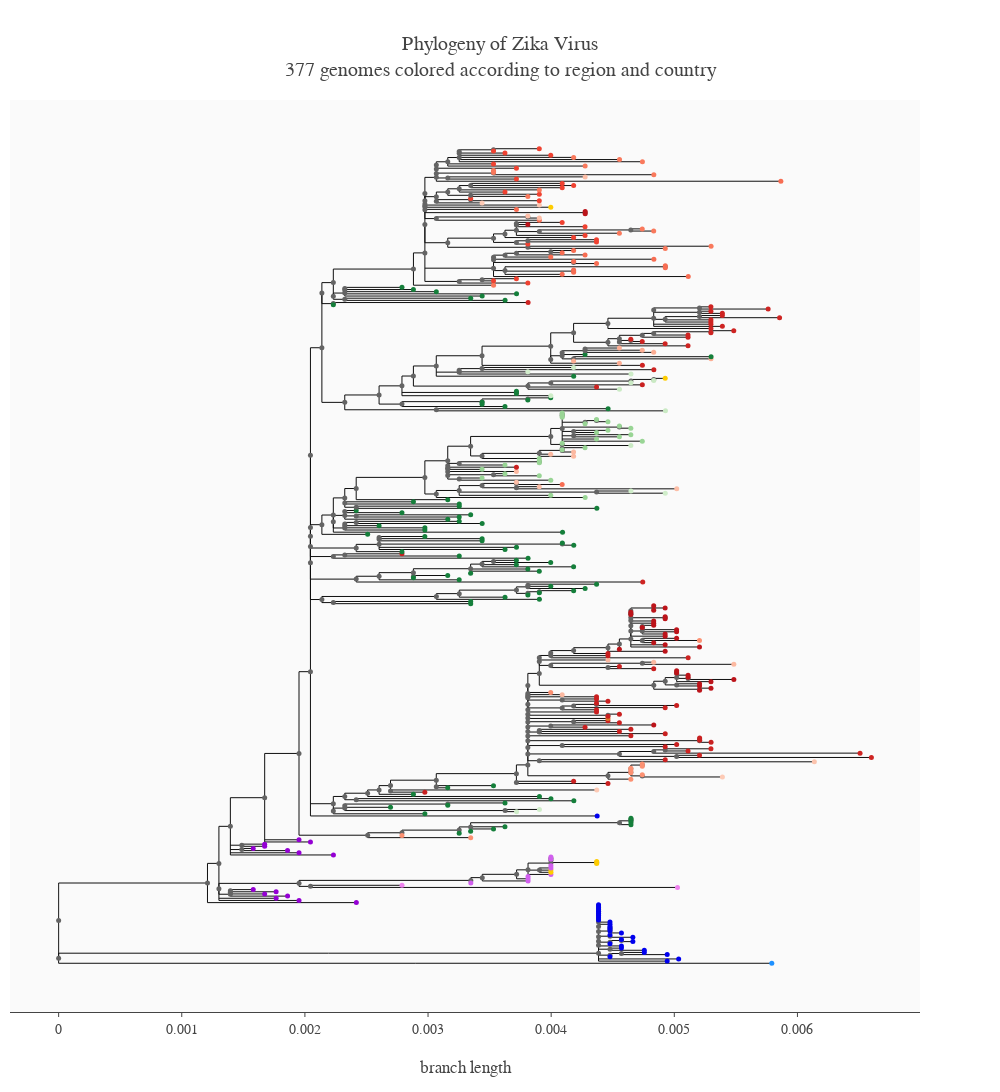

Notebook code cell kept with this figure:
### Code cell
fig = dict(data=[nodes], layout=layout)
iplot(fig)#offline plot
